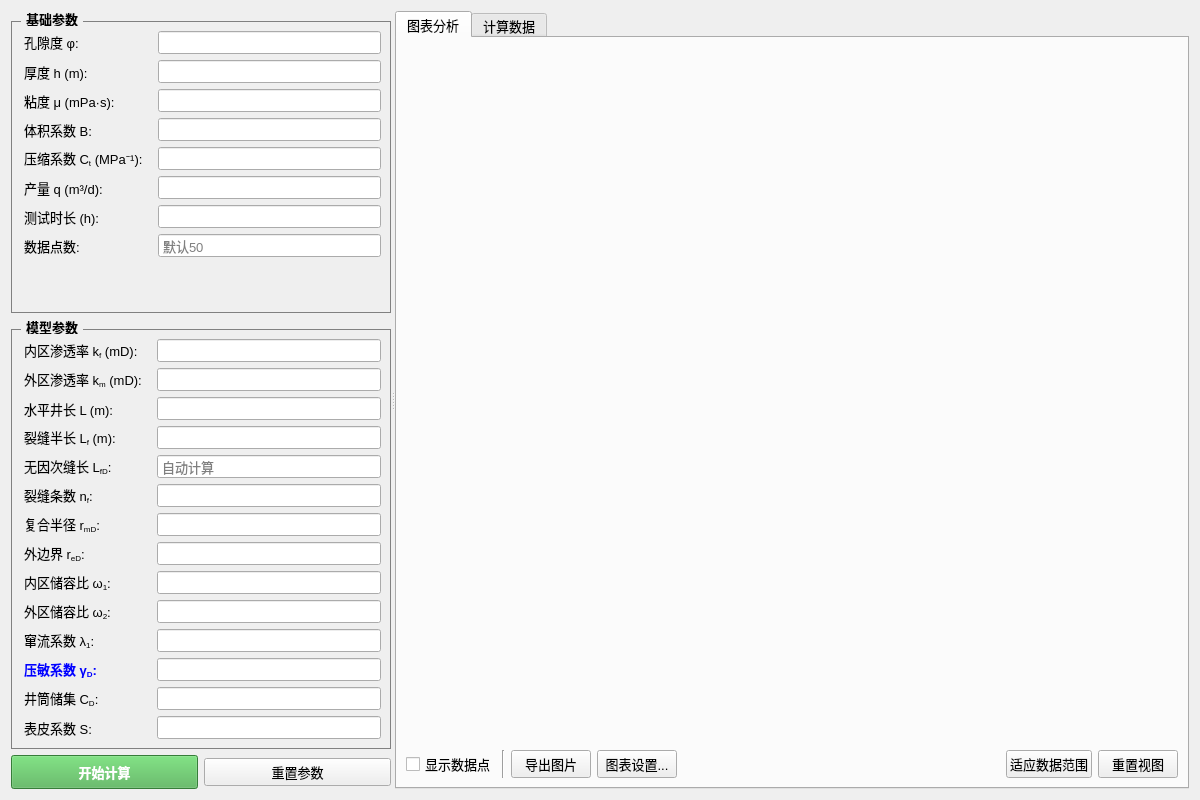
<?xml version="1.0" encoding="UTF-8"?>
<ui version="4.0">
 <class>ModelWidget3</class>
 <widget class="QWidget" name="ModelWidget3">
  <property name="geometry">
   <rect>
    <x>0</x>
    <y>0</y>
    <width>1200</width>
    <height>800</height>
   </rect>
  </property>
  <property name="windowTitle">
   <string>ModelWidget3 - 封闭边界变井储水平井</string>
  </property>
  <property name="styleSheet">
   <string notr="true">QWidget { color: black; font-family: &quot;Microsoft YaHei&quot;; font-size: 10pt; } QGroupBox { font-weight: bold; border: 1px solid gray; margin-top: 10px; } QGroupBox::title { subcontrol-origin: margin; left: 10px; padding: 0 3px; } QLineEdit { padding: 2px; } QLabel { padding-right: 5px; }</string>
  </property>
  <layout class="QHBoxLayout" name="horizontalLayout">
   <item>
    <widget class="QSplitter" name="splitter">
     <property name="orientation">
      <enum>Qt::Horizontal</enum>
     </property>
     <widget class="QWidget" name="leftPanel" native="true">
      <property name="maximumSize">
       <size>
        <width>380</width>
        <height>16777215</height>
       </size>
      </property>
      <layout class="QVBoxLayout" name="verticalLayout">
       <item>
        <widget class="QGroupBox" name="basicParamGroup">
         <property name="title">
          <string>基础参数</string>
         </property>
         <layout class="QFormLayout" name="formLayout_Base">
          <item row="0" column="0">
           <widget class="QLabel" name="label_phi">
            <property name="text">
             <string>&lt;html&gt;&lt;head/&gt;&lt;body&gt;&lt;p&gt;孔隙度 φ:&lt;/p&gt;&lt;/body&gt;&lt;/html&gt;</string>
            </property>
           </widget>
          </item>
          <item row="0" column="1">
           <widget class="QLineEdit" name="phiEdit"/>
          </item>
          <item row="1" column="0">
           <widget class="QLabel" name="label_h">
            <property name="text">
             <string>厚度 h (m):</string>
            </property>
           </widget>
          </item>
          <item row="1" column="1">
           <widget class="QLineEdit" name="hEdit"/>
          </item>
          <item row="2" column="0">
           <widget class="QLabel" name="label_mu">
            <property name="text">
             <string>粘度 μ (mPa·s):</string>
            </property>
           </widget>
          </item>
          <item row="2" column="1">
           <widget class="QLineEdit" name="muEdit"/>
          </item>
          <item row="3" column="0">
           <widget class="QLabel" name="label_B">
            <property name="text">
             <string>体积系数 B:</string>
            </property>
           </widget>
          </item>
          <item row="3" column="1">
           <widget class="QLineEdit" name="BEdit"/>
          </item>
          <item row="4" column="0">
           <widget class="QLabel" name="label_Ct">
            <property name="text">
             <string>&lt;html&gt;&lt;head/&gt;&lt;body&gt;&lt;p&gt;压缩系数 C&lt;sub&gt;t&lt;/sub&gt; (MPa⁻¹):&lt;/p&gt;&lt;/body&gt;&lt;/html&gt;</string>
            </property>
           </widget>
          </item>
          <item row="4" column="1">
           <widget class="QLineEdit" name="CtEdit"/>
          </item>
          <item row="5" column="0">
           <widget class="QLabel" name="label_q">
            <property name="text">
             <string>产量 q (m³/d):</string>
            </property>
           </widget>
          </item>
          <item row="5" column="1">
           <widget class="QLineEdit" name="qEdit"/>
          </item>
          <item row="6" column="0">
           <widget class="QLabel" name="label_t">
            <property name="text">
             <string>测试时长 (h):</string>
            </property>
           </widget>
          </item>
          <item row="6" column="1">
           <widget class="QLineEdit" name="tEdit"/>
          </item>
          <item row="7" column="0">
           <widget class="QLabel" name="label_points">
            <property name="text">
             <string>数据点数:</string>
            </property>
           </widget>
          </item>
          <item row="7" column="1">
           <widget class="QLineEdit" name="pointsEdit">
            <property name="placeholderText">
             <string>默认50</string>
            </property>
           </widget>
          </item>
         </layout>
        </widget>
       </item>
       <item>
        <widget class="QGroupBox" name="modelParamGroup">
         <property name="title">
          <string>模型参数</string>
         </property>
         <layout class="QFormLayout" name="formLayout_Model">
          <item row="0" column="0">
           <widget class="QLabel" name="label_kf">
            <property name="text">
             <string>&lt;html&gt;&lt;head/&gt;&lt;body&gt;&lt;p&gt;内区渗透率 k&lt;sub&gt;f&lt;/sub&gt; (mD):&lt;/p&gt;&lt;/body&gt;&lt;/html&gt;</string>
            </property>
           </widget>
          </item>
          <item row="0" column="1">
           <widget class="QLineEdit" name="kfEdit"/>
          </item>
          <item row="1" column="0">
           <widget class="QLabel" name="label_km">
            <property name="text">
             <string>&lt;html&gt;&lt;head/&gt;&lt;body&gt;&lt;p&gt;外区渗透率 k&lt;sub&gt;m&lt;/sub&gt; (mD):&lt;/p&gt;&lt;/body&gt;&lt;/html&gt;</string>
            </property>
           </widget>
          </item>
          <item row="1" column="1">
           <widget class="QLineEdit" name="kmEdit"/>
          </item>
          <item row="2" column="0">
           <widget class="QLabel" name="label_L">
            <property name="text">
             <string>水平井长 L (m):</string>
            </property>
           </widget>
          </item>
          <item row="2" column="1">
           <widget class="QLineEdit" name="LEdit"/>
          </item>
          <item row="3" column="0">
           <widget class="QLabel" name="label_Lf">
            <property name="text">
             <string>&lt;html&gt;&lt;head/&gt;&lt;body&gt;&lt;p&gt;裂缝半长 L&lt;sub&gt;f&lt;/sub&gt; (m):&lt;/p&gt;&lt;/body&gt;&lt;/html&gt;</string>
            </property>
           </widget>
          </item>
          <item row="3" column="1">
           <widget class="QLineEdit" name="LfEdit"/>
          </item>
          <item row="4" column="0">
           <widget class="QLabel" name="label_LfD">
            <property name="text">
             <string>&lt;html&gt;&lt;head/&gt;&lt;body&gt;&lt;p&gt;无因次缝长 L&lt;sub&gt;fD&lt;/sub&gt;:&lt;/p&gt;&lt;/body&gt;&lt;/html&gt;</string>
            </property>
           </widget>
          </item>
          <item row="4" column="1">
           <widget class="QLineEdit" name="LfDEdit">
            <property name="readOnly">
             <bool>true</bool>
            </property>
            <property name="placeholderText">
             <string>自动计算</string>
            </property>
           </widget>
          </item>
          <item row="5" column="0">
           <widget class="QLabel" name="label_nf">
            <property name="text">
             <string>&lt;html&gt;&lt;head/&gt;&lt;body&gt;&lt;p&gt;裂缝条数 n&lt;sub&gt;f&lt;/sub&gt;:&lt;/p&gt;&lt;/body&gt;&lt;/html&gt;</string>
            </property>
           </widget>
          </item>
          <item row="5" column="1">
           <widget class="QLineEdit" name="nfEdit"/>
          </item>
          <item row="6" column="0">
           <widget class="QLabel" name="label_rmD">
            <property name="text">
             <string>&lt;html&gt;&lt;head/&gt;&lt;body&gt;&lt;p&gt;复合半径 r&lt;sub&gt;mD&lt;/sub&gt;:&lt;/p&gt;&lt;/body&gt;&lt;/html&gt;</string>
            </property>
           </widget>
          </item>
          <item row="6" column="1">
           <widget class="QLineEdit" name="rmDEdit"/>
          </item>
          <item row="7" column="0">
           <widget class="QLabel" name="label_reD">
            <property name="text">
             <string>&lt;html&gt;&lt;head/&gt;&lt;body&gt;&lt;p&gt;外边界 r&lt;sub&gt;eD&lt;/sub&gt;:&lt;/p&gt;&lt;/body&gt;&lt;/html&gt;</string>
            </property>
           </widget>
          </item>
          <item row="7" column="1">
           <widget class="QLineEdit" name="reDEdit"/>
          </item>

          <item row="8" column="0">
           <widget class="QLabel" name="label_omga1">
            <property name="text">
             <string>&lt;html&gt;&lt;head/&gt;&lt;body&gt;&lt;p&gt;内区储容比 ω&lt;sub&gt;1&lt;/sub&gt;:&lt;/p&gt;&lt;/body&gt;&lt;/html&gt;</string>
            </property>
           </widget>
          </item>
          <item row="8" column="1">
           <widget class="QLineEdit" name="omga1Edit"/>
          </item>
          <item row="9" column="0">
           <widget class="QLabel" name="label_omga2">
            <property name="text">
             <string>&lt;html&gt;&lt;head/&gt;&lt;body&gt;&lt;p&gt;外区储容比 ω&lt;sub&gt;2&lt;/sub&gt;:&lt;/p&gt;&lt;/body&gt;&lt;/html&gt;</string>
            </property>
           </widget>
          </item>
          <item row="9" column="1">
           <widget class="QLineEdit" name="omga2Edit"/>
          </item>
          <item row="10" column="0">
           <widget class="QLabel" name="label_remda1">
            <property name="text">
             <string>&lt;html&gt;&lt;head/&gt;&lt;body&gt;&lt;p&gt;窜流系数 λ&lt;sub&gt;1&lt;/sub&gt;:&lt;/p&gt;&lt;/body&gt;&lt;/html&gt;</string>
            </property>
           </widget>
          </item>
          <item row="10" column="1">
           <widget class="QLineEdit" name="remda1Edit"/>
          </item>
          <item row="11" column="0">
           <widget class="QLabel" name="label_gamaD">
            <property name="styleSheet">
             <string notr="true">color: blue; font-weight: bold;</string>
            </property>
            <property name="text">
             <string>&lt;html&gt;&lt;head/&gt;&lt;body&gt;&lt;p&gt;压敏系数 γ&lt;sub&gt;D&lt;/sub&gt;:&lt;/p&gt;&lt;/body&gt;&lt;/html&gt;</string>
            </property>
            <property name="toolTip">
             <string>渗透率模量</string>
            </property>
           </widget>
          </item>
          <item row="11" column="1">
           <widget class="QLineEdit" name="gamaDEdit"/>
          </item>
          <item row="12" column="0">
           <widget class="QLabel" name="label_cD">
            <property name="text">
             <string>&lt;html&gt;&lt;head/&gt;&lt;body&gt;&lt;p&gt;井筒储集 C&lt;sub&gt;D&lt;/sub&gt;:&lt;/p&gt;&lt;/body&gt;&lt;/html&gt;</string>
            </property>
           </widget>
          </item>
          <item row="12" column="1">
           <widget class="QLineEdit" name="cDEdit"/>
          </item>
          <item row="13" column="0">
           <widget class="QLabel" name="label_s">
            <property name="text">
             <string>表皮系数 S:</string>
            </property>
           </widget>
          </item>
          <item row="13" column="1">
           <widget class="QLineEdit" name="sEdit"/>
          </item>
         </layout>
        </widget>
       </item>
       <item>
        <layout class="QHBoxLayout" name="horizontalLayout_Btns">
         <item>
          <widget class="QPushButton" name="calculateButton">
           <property name="styleSheet">
            <string notr="true">background-color: #4CAF50; color: white; font-weight: bold; padding: 6px;</string>
           </property>
           <property name="text">
            <string>开始计算</string>
           </property>
          </widget>
         </item>
         <item>
          <widget class="QPushButton" name="resetButton">
           <property name="text">
            <string>重置参数</string>
           </property>
          </widget>
         </item>
        </layout>
       </item>
      </layout>
     </widget>
     <widget class="QWidget" name="rightPanel" native="true">
      <layout class="QVBoxLayout" name="rightLayout">
       <item>
        <widget class="QTabWidget" name="tabWidget_Right">
         <property name="currentIndex">
          <number>0</number>
         </property>
         <widget class="QWidget" name="tab_Chart">
          <attribute name="title">
           <string>图表分析</string>
          </attribute>
          <layout class="QVBoxLayout" name="verticalLayout_ChartTab">
           <item>
            <widget class="QWidget" name="chartContainer" native="true">
             <property name="sizePolicy">
              <sizepolicy hsizetype="Expanding" vsizetype="Expanding">
               <horstretch>0</horstretch>
               <verstretch>0</verstretch>
              </sizepolicy>
             </property>
            </widget>
           </item>
           <item>
            <layout class="QHBoxLayout" name="horizontalLayout_ChartTools">
             <item>
              <widget class="QCheckBox" name="checkShowPoints">
               <property name="text">
                <string>显示数据点</string>
               </property>
              </widget>
             </item>
             <item>
              <widget class="Line" name="line">
               <property name="orientation">
                <enum>Qt::Vertical</enum>
               </property>
              </widget>
             </item>
             <item>
              <widget class="QPushButton" name="btnExportImage">
               <property name="text">
                <string>导出图片</string>
               </property>
              </widget>
             </item>
             <item>
              <widget class="QPushButton" name="chartSettingsButton">
               <property name="text">
                <string>图表设置...</string>
               </property>
              </widget>
             </item>
             <item>
              <spacer name="horizontalSpacer">
               <property name="orientation">
                <enum>Qt::Horizontal</enum>
               </property>
               <property name="sizeHint" stdset="0">
                <size>
                 <width>40</width>
                 <height>20</height>
                </size>
               </property>
              </spacer>
             </item>
             <item>
              <widget class="QPushButton" name="fitToDataButton">
               <property name="text">
                <string>适应数据范围</string>
               </property>
              </widget>
             </item>
             <item>
              <widget class="QPushButton" name="resetViewButton">
               <property name="text">
                <string>重置视图</string>
               </property>
              </widget>
             </item>
            </layout>
           </item>
          </layout>
         </widget>
         <widget class="QWidget" name="tab_Data">
          <attribute name="title">
           <string>计算数据</string>
          </attribute>
          <layout class="QVBoxLayout" name="verticalLayout_DataTab">
           <item>
            <widget class="QTextEdit" name="resultTextEdit">
             <property name="readOnly">
              <bool>true</bool>
             </property>
            </widget>
           </item>
           <item>
            <widget class="QPushButton" name="btnExportData">
             <property name="text">
              <string>导出数据 (.csv)</string>
             </property>
            </widget>
           </item>
          </layout>
         </widget>
        </widget>
       </item>
      </layout>
     </widget>
    </widget>
   </item>
  </layout>
 </widget>
 <resources/>
 <connections/>
</ui>
